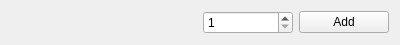
<?xml version="1.0" encoding="UTF-8"?>
<ui version="4.0">
 <class>OrderWidget</class>
 <widget class="QWidget" name="OrderWidget">
  <property name="geometry">
   <rect>
    <x>0</x>
    <y>0</y>
    <width>400</width>
    <height>35</height>
   </rect>
  </property>
  <property name="windowTitle">
   <string>Form</string>
  </property>
  <layout class="QHBoxLayout" name="horizontalLayout_2">
   <item>
    <layout class="QHBoxLayout" name="horizontalLayout">
     <item>
      <widget class="QLabel" name="name">
       <property name="text">
        <string/>
       </property>
      </widget>
     </item>
     <item>
      <widget class="QLabel" name="price">
       <property name="text">
        <string/>
       </property>
      </widget>
     </item>
     <item>
      <widget class="QSpinBox" name="spinBox">
       <property name="minimum">
        <number>1</number>
       </property>
      </widget>
     </item>
     <item>
      <widget class="QPushButton" name="pushButton">
       <property name="text">
        <string>Add</string>
       </property>
      </widget>
     </item>
    </layout>
   </item>
  </layout>
 </widget>
 <resources/>
 <connections/>
</ui>
